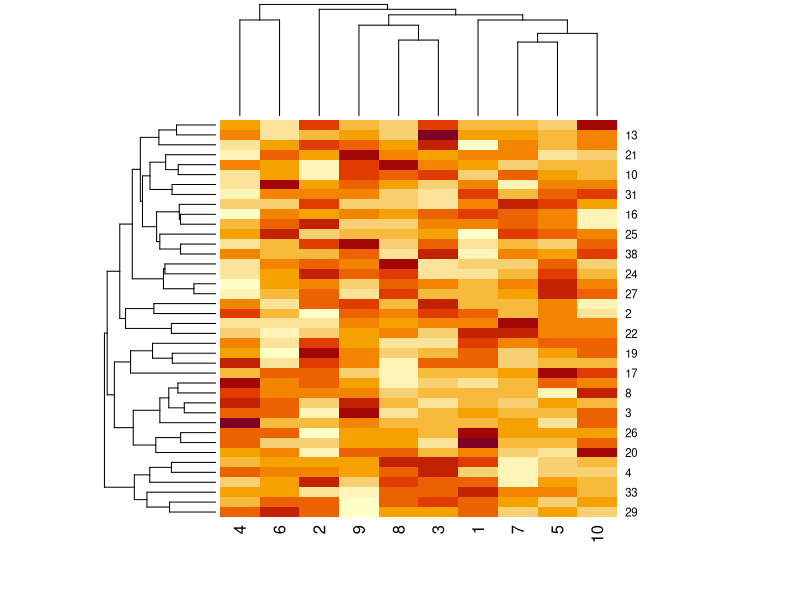
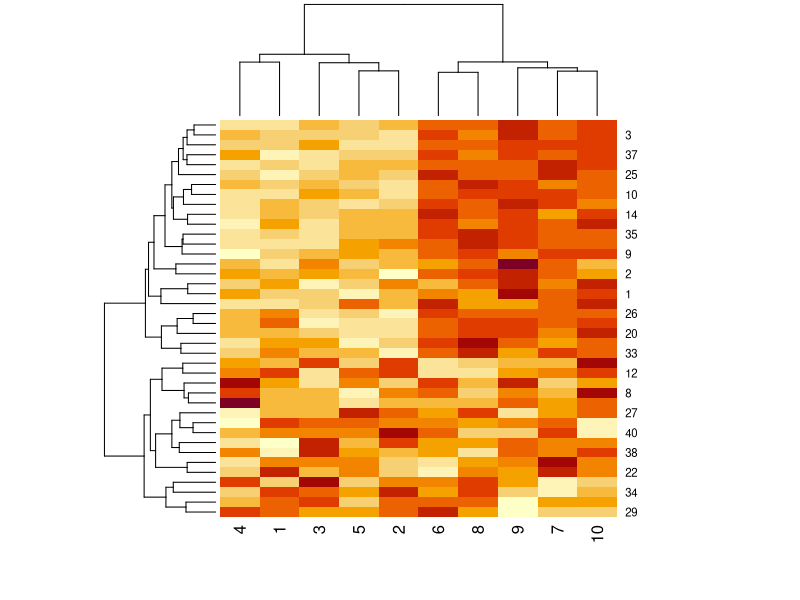
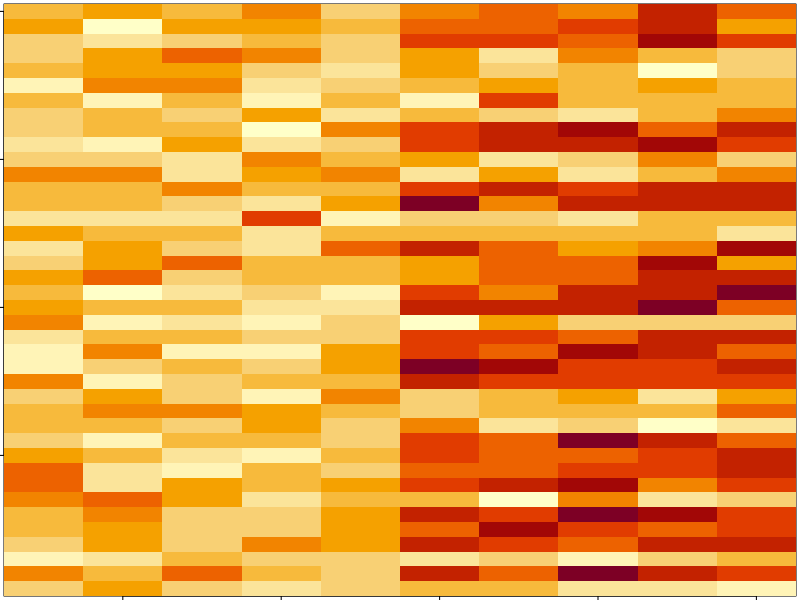
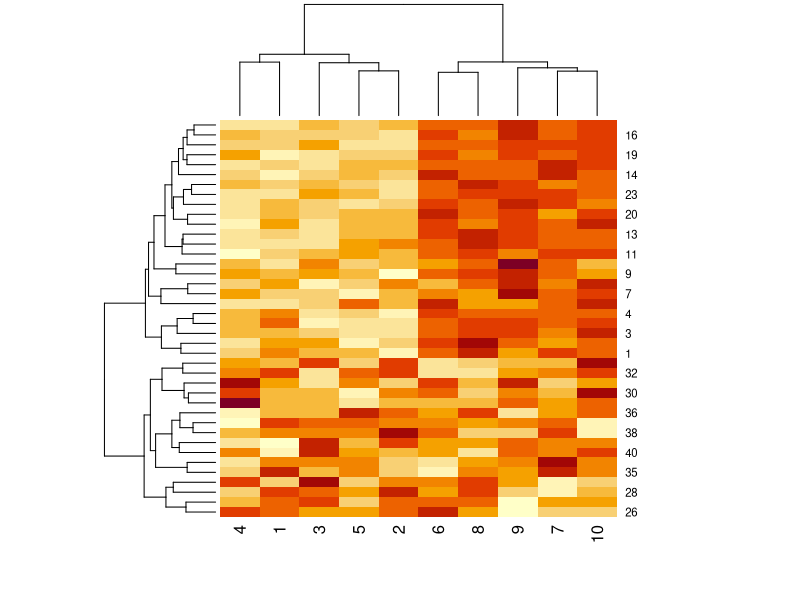
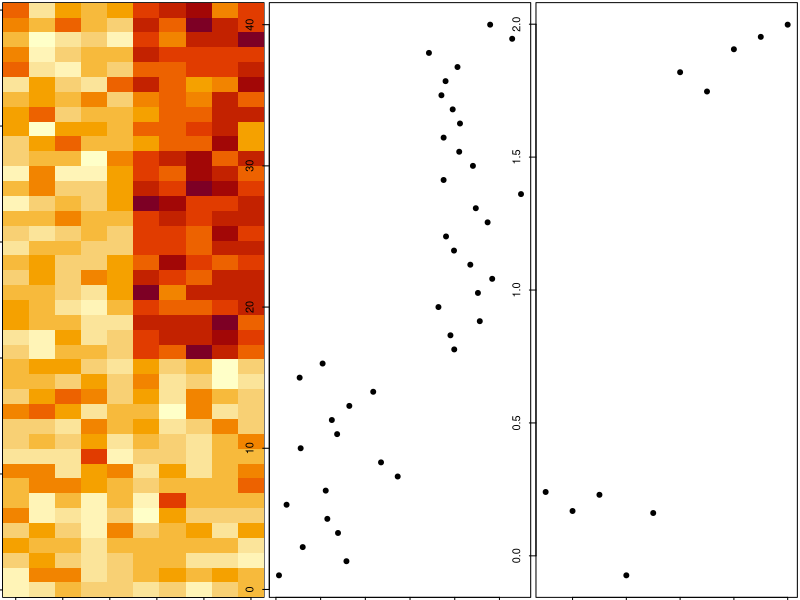
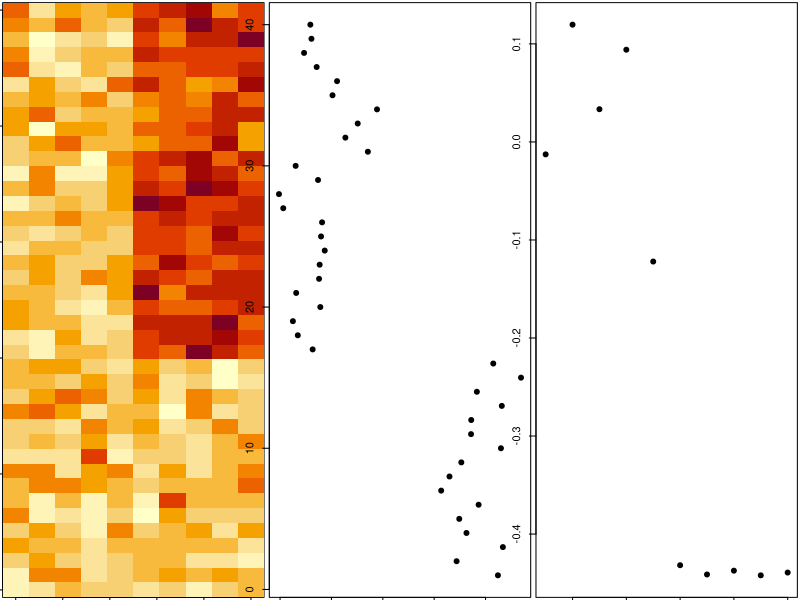
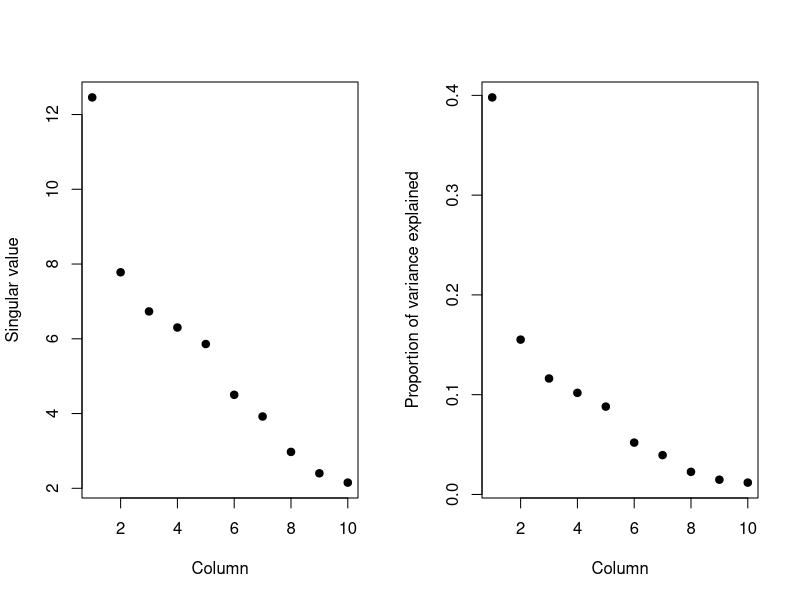
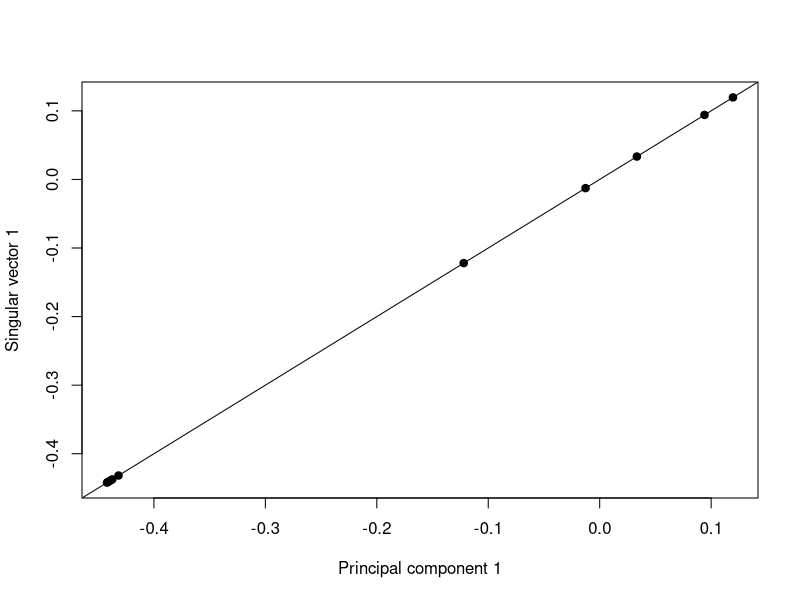

Reproduce these figures in R, in order.

rm(list = ls())
par(mfrow = c(1,1))

set.seed(12345)
dataMatrix <- matrix(rnorm(400), nrow = 40) # a random normal 40-by-10 data matrix

heatmap(dataMatrix)

set.seed(678910)

#for each row
for (i in 1:40) {
  #flip a coin
  coinFlip <- rbinom(1, size = 1, prob = 0.5)
  #if coin is heads add a common pattern to that row
  if (coinFlip) {
    dataMatrix[i,] <- dataMatrix[i,] + rep(c(0,3), each = 5)
  }
}

heatmap(dataMatrix)

par(mar = rep(0.2, 4))
image(1:10, 1:40, t(dataMatrix)[, nrow(dataMatrix):1])

hh <- hclust(dist(dataMatrix)) # dist() computes the distances between the rows of a data matrix (observations)
dataMatrixOrdered <- dataMatrix[hh$order,] # order the rows according to hierarchical clustering
heatmap(dataMatrixOrdered)

par(mfrow = c(1, 3))
image(t(dataMatrixOrdered)[,nrow(dataMatrixOrdered):1])
plot(rowMeans(dataMatrixOrdered), 40:1, xlab = "Row Mean", ylab = "Row", pch = 19)
plot(colMeans(dataMatrixOrdered), xlab = "Column", ylab = "Column Mean", pch = 19)

svd1 <- svd(scale(dataMatrixOrdered)) # a list of three matrices
par(mfrow = c(1,3))
image(t(dataMatrixOrdered)[,nrow(dataMatrixOrdered):1])
plot(svd1$u[,1], 40:1, xlab = "Row", ylab = "First left singular vector", pch = 19)
plot(svd1$v[,1], xlab = "Column", ylab = "First right singular vector", pch = 19)

par(mar = c(5.1, 4.1, 4.1, 2.1))
par(mfrow = c(1,2))
plot(svd1$d, xlab = "Column", ylab = "Singular value", pch = 19)
plot(svd1$d^2/sum(svd1$d^2), xlab = "Column", ylab = "Proportion of variance explained", pch = 19)

svd1 <- svd(scale(dataMatrixOrdered)) # a list of three matrices
pca1 <- prcomp(dataMatrixOrdered, scale = TRUE) # a list of three matrices
par(mfrow = c(1,1))
plot(pca1$rotation[,1], svd1$v[,1], xlab = "Principal component 1", ylab = "Singular vector 1", pch = 19)
abline(c(0,1))


